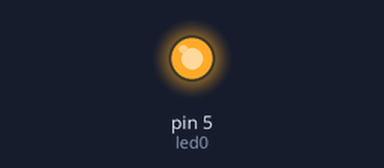
The sketch below on a simulated Arduino Uno, built with avr-gcc and run on an emulated ATmega328P. On the bench: output pins drawn as LEDs (lit = HIGH).

Above: at 0.1 s.
At 17.8 s:
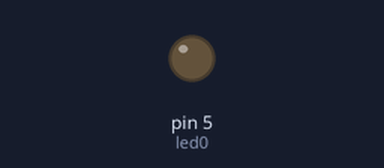
Timing chart, 0 to 19.3 s (numbered marks = the images above):
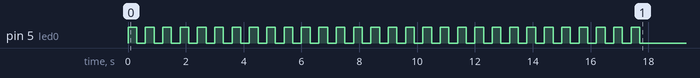

The sketch:

007-2_Array_8_LEDs.ino
```cpp
/**********************************************************************************
**                                                                               **
**                                     TÍTOL:                                    **
**                             007-2 Array de 8 LEDs                             **
**                                                                               **
**  NOM: Àlex Boluda Pérez                                      DATA: 15/12/2021 **
**********************************************************************************/

//*********************************** INCLUDE *************************************

//********************************** VARIABLES ************************************
const byte led0 = 5;            // donar nom al pin 5 de l’Arduino
unsigned long temps = 300;      // variable que defineix el temps (unsigned long)

//*********************************** SETUP ***************************************
void setup()
{
  pinMode(led0, OUTPUT);        // definir el pin 5 com una sortida

  for (byte i=0; i <30; i++)

  {
  digitalWrite(led0, HIGH);     // posar a 5V el pin 5

  delay(temps);

  digitalWrite(led0, LOW);      // posar a 0V el pin 5

  delay(temps);
  }
}

//************************************ LOOP ***************************************
void loop()
{
}

//********************************** FUNCIONS *************************************
```
